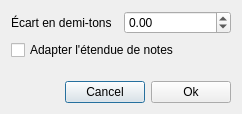
<?xml version="1.0" encoding="UTF-8"?>
<ui version="4.0">
 <class>DialogTransposition</class>
 <widget class="QDialog" name="DialogTransposition">
  <property name="geometry">
   <rect>
    <x>0</x>
    <y>0</y>
    <width>242</width>
    <height>114</height>
   </rect>
  </property>
  <property name="windowTitle">
   <string>Transposition</string>
  </property>
  <property name="windowIcon">
   <iconset resource="../ressources.qrc">
    <normaloff>:/icones/icon</normaloff>:/icones/icon</iconset>
  </property>
  <layout class="QGridLayout" name="gridLayout">
   <item row="0" column="1">
    <widget class="QDoubleSpinBox" name="spinTon">
     <property name="minimum">
      <double>-120.000000000000000</double>
     </property>
     <property name="maximum">
      <double>120.000000000000000</double>
     </property>
    </widget>
   </item>
   <item row="0" column="0">
    <widget class="QLabel" name="label">
     <property name="text">
      <string>Écart en demi-tons</string>
     </property>
    </widget>
   </item>
   <item row="3" column="0" colspan="2">
    <layout class="QHBoxLayout" name="horizontalLayout">
     <item>
      <spacer name="horizontalSpacer">
       <property name="orientation">
        <enum>Qt::Horizontal</enum>
       </property>
       <property name="sizeHint" stdset="0">
        <size>
         <width>40</width>
         <height>20</height>
        </size>
       </property>
      </spacer>
     </item>
     <item>
      <widget class="QPushButton" name="pushCancel">
       <property name="text">
        <string>Cancel</string>
       </property>
      </widget>
     </item>
     <item>
      <widget class="QPushButton" name="pushOk">
       <property name="text">
        <string>Ok</string>
       </property>
      </widget>
     </item>
    </layout>
   </item>
   <item row="1" column="0" colspan="2">
    <widget class="QCheckBox" name="checkKeyRange">
     <property name="text">
      <string>Adapter l'étendue de notes</string>
     </property>
    </widget>
   </item>
   <item row="2" column="0">
    <spacer name="verticalSpacer">
     <property name="orientation">
      <enum>Qt::Vertical</enum>
     </property>
     <property name="sizeHint" stdset="0">
      <size>
       <width>20</width>
       <height>40</height>
      </size>
     </property>
    </spacer>
   </item>
  </layout>
 </widget>
 <resources>
  <include location="../ressources.qrc"/>
 </resources>
 <connections/>
</ui>
